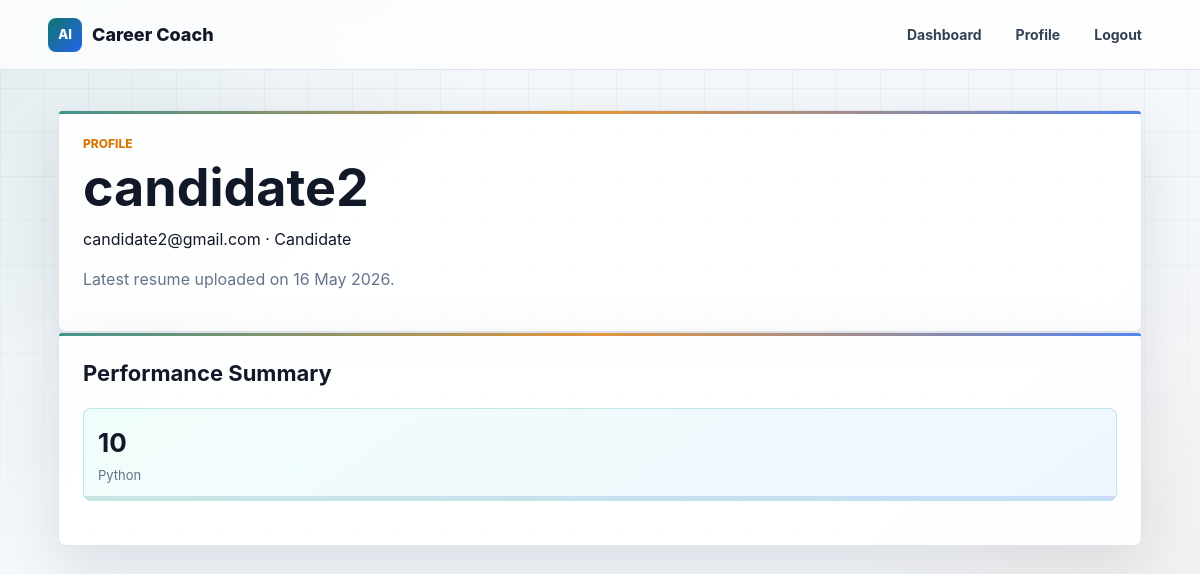
/profile (signed in), run on the app's committed database.
### app/models.py (models this page shows, shortened)
class User(db.Model):
    __tablename__ = "users"
    id = db.Column(db.Integer, primary_key=True)
    name = db.Column(db.String(120), nullable=False)
    email = db.Column(db.String(255), nullable=False, unique=True, index=True)
    role = db.Column(db.String(30), nullable=False, default="candidate")
    hashed_password = db.Column(db.String(255), nullable=False)
    resumes = db.relationship("Resume", backref="user", lazy=True, cascade="all, delete-orphan")
    interviews = db.relationship("Interview", backref="user", lazy=True, cascade="all, delete-orphan")

class Resume(db.Model):
    __tablename__ = "resumes"
    id = db.Column(db.Integer, primary_key=True)
    user_id = db.Column(db.Integer, db.ForeignKey("users.id"), nullable=False)
    file_path = db.Column(db.String(500), nullable=False)
    text = db.Column(db.Text, nullable=False)
    analysis = db.Column(db.JSON, nullable=True)
    uploaded_at = db.Column(db.DateTime, nullable=False, default=datetime.utcnow)

class Interview(db.Model):
    __tablename__ = "interviews"
    id = db.Column(db.Integer, primary_key=True)
    user_id = db.Column(db.Integer, db.ForeignKey("users.id"), nullable=False)
    date = db.Column(db.DateTime, nullable=False, default=datetime.utcnow)
    role = db.Column(db.String(120), nullable=False)
    score = db.Column(db.Integer, nullable=False, default=0)
    details = db.Column(db.JSON, nullable=False)

### app/candidate/routes.py (the view)
@candidate_bp.route("/profile")
@login_required
def profile():
    user = current_user()
    latest_resume = Resume.query.filter_by(user_id=user.id).order_by(Resume.uploaded_at.desc()).first()
    interviews = Interview.query.filter_by(user_id=user.id).order_by(Interview.date.desc()).all()
    return render_template("candidate/profile.html", user=user, latest_resume=latest_resume, interviews=interviews)

### app/utils.py (called while the page is built)
def current_user():
    user_id = session.get("user_id")
    if not user_id:
        return None
    return User.query.get(user_id)

def login_required(view):
    @wraps(view)
    def wrapped_view(*args, **kwargs):
        if not session.get("user_id"):
            flash("Please log in to continue.", "warning")
            return redirect(url_for("auth.login"))
        return view(*args, **kwargs)
    return wrapped_view

### app/templates/candidate/profile.html (shortened to what this page needs)
{% extends "shared/base.html" %}
{% block content %}
<section class="panel">
    <p class="eyebrow">Profile</p>
    <h1>{{ user.name }}</h1>
    <p>{{ user.email }} · {{ user.role|title }}</p>
    {% if latest_resume %}
        <p class="muted">Latest resume uploaded on {{ latest_resume.uploaded_at.strftime('%d %b %Y') }}.</p>
    {% endif %}
</section>
<section class="panel">
    <h2>Performance Summary</h2>
    {% if interviews %}
        <div class="metric-row">
            {% for interview in interviews[:3] %}
                <div class="metric">
                    <strong>{{ interview.score }}</strong>
                    <span>{{ interview.role }}</span>
                </div>
            {% endfor %}
        </div>
    {% else %}
        <p class="muted">Complete an interview to build your profile summary.</p>
    {% endif %}
</section>
{% endblock %}

### app/static/css/styles.css (style rules this page uses)
:root { --bg: #f4f7fb; --panel: rgba(255, 255, 255, 0.9); --ink: #111827; --muted: #64748b; --line: rgba(148, 163, 184, 0.28); --primary: #0f766e; --primary-dark: #0b5f59; --accent: #d97706; --blue: #2563eb; --danger: #b42318; --success: #067647; --shadow: 0 22px 60px rgba(15, 23, 42, 0.11); --soft-shadow: 0 12px 28px rgba(15, 23, 42, 0.08); }
* { box-sizing: border-box; }
body { margin: 0; background: linear-gradient(135deg, rgba(15, 118, 110, 0.08), transparent 28%), linear-gradient(315deg, rgba(217, 119, 6, 0.08), transparent 30%), var(--bg); color: var(--ink); font-family: Inter, ui-sans-serif, system-ui, -apple-system, BlinkMacSystemFont, "Segoe UI", Arial, sans-serif; line-height: 1.5; min-height: 100vh; overflow-x: hidden; }
h1, h2, h3, p { margin-top: 0; }
h1 { font-size: clamp(32px, 5vw, 52px); line-height: 1.04; margin-bottom: 12px; max-width: 860px; }
h2 { font-size: 22px; letter-spacing: 0; }
.eyebrow { color: var(--accent); font-size: 12px; font-weight: 800; letter-spacing: 0; margin-bottom: 8px; text-transform: uppercase; }
.muted { color: var(--muted); }
.panel, .form-card, .question-card { background: var(--panel); border: 1px solid var(--line); border-radius: 8px; box-shadow: var(--shadow); padding: 24px; position: relative; transition: border-color 220ms ease, box-shadow 220ms ease, transform 220ms ease; }
.panel::before, .form-card::before, .question-card::before { background: linear-gradient(90deg, var(--primary), var(--accent), var(--blue)); border-radius: 8px 8px 0 0; content: ""; height: 3px; left: 0; opacity: 0.78; position: absolute; right: 0; top: 0; }
.metric-row { display: grid; gap: 12px; grid-template-columns: repeat(auto-fit, minmax(120px, 1fr)); margin-bottom: 20px; }
.metric { background: linear-gradient(145deg, rgba(240, 253, 250, 0.95), rgba(239, 246, 255, 0.95)); border: 1px solid rgba(20, 184, 166, 0.25); border-radius: 8px; padding: 14px; position: relative; overflow: hidden; }
.metric::after { background: linear-gradient(90deg, rgba(15, 118, 110, 0.18), rgba(37, 99, 235, 0.18)); bottom: 0; content: ""; height: 4px; left: 0; position: absolute; width: 100%; }
.metric strong { display: block; font-size: 26px; }
.metric span { color: var(--muted); font-size: 13px; }
.reveal-on-scroll { opacity: 0; transform: translateY(22px); transition: opacity 650ms ease, transform 650ms ease; transition-delay: var(--reveal-delay, 0ms); }
.reveal-on-scroll.is-visible { opacity: 1; transform: translateY(0); }

### data on the page
User: name "candidate2", email "candidate2@gmail.com", role "Candidate"
Resume: uploaded_at "16 May 2026"
Interview: score "10", role "Python"
